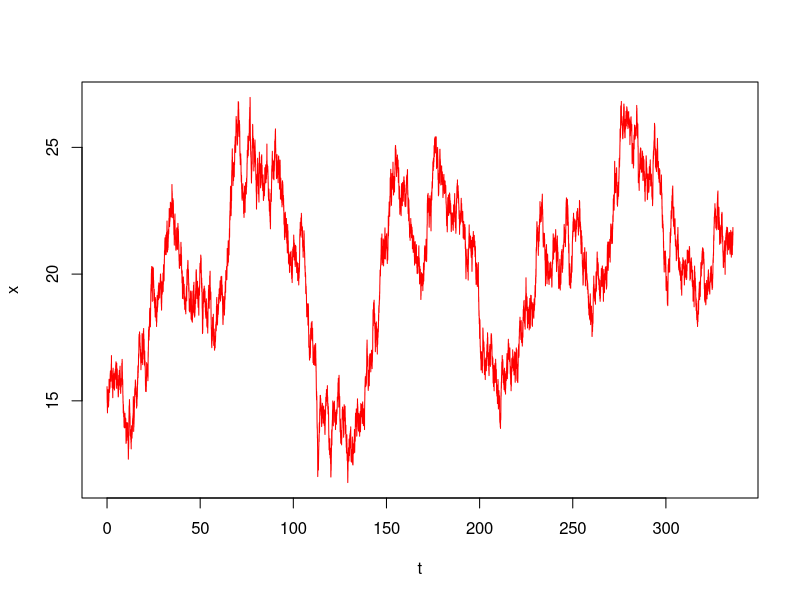
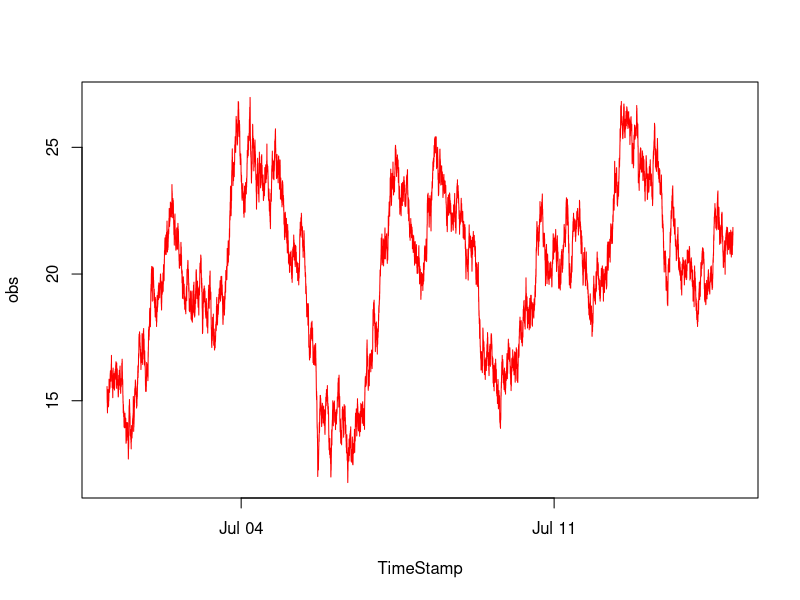
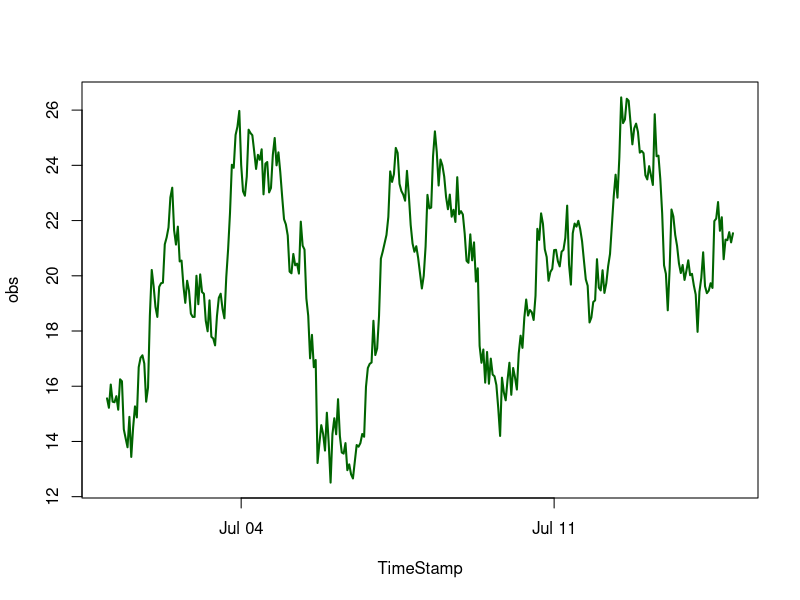
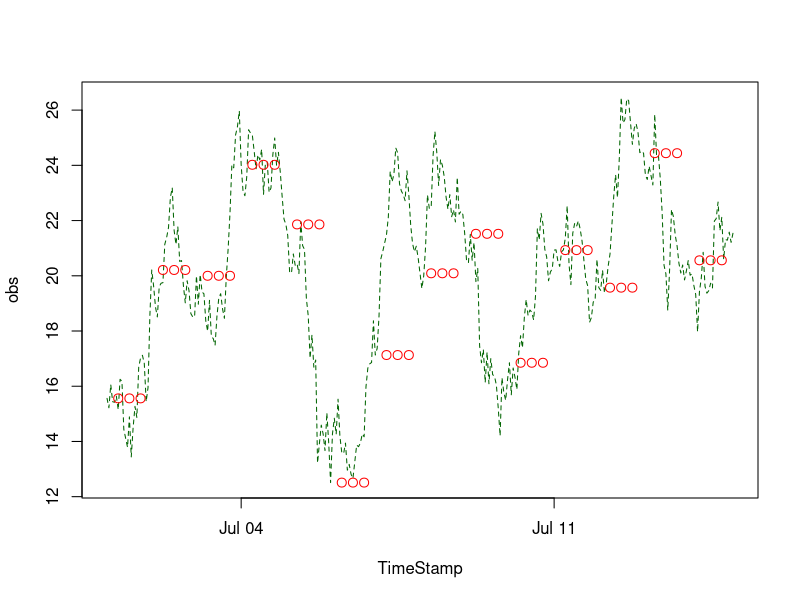
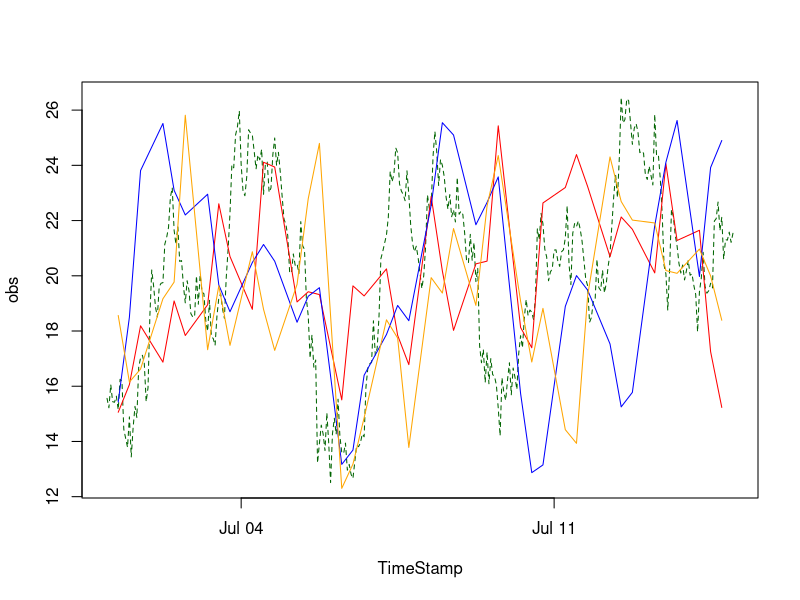
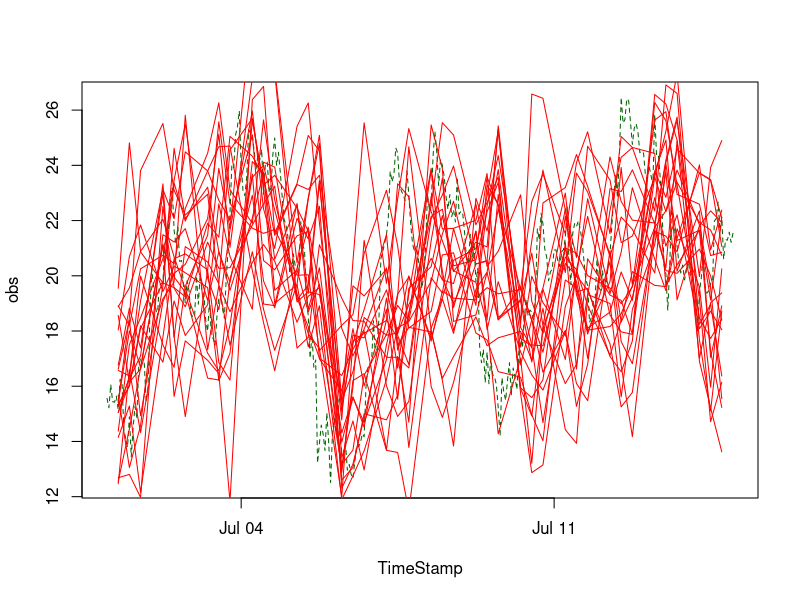
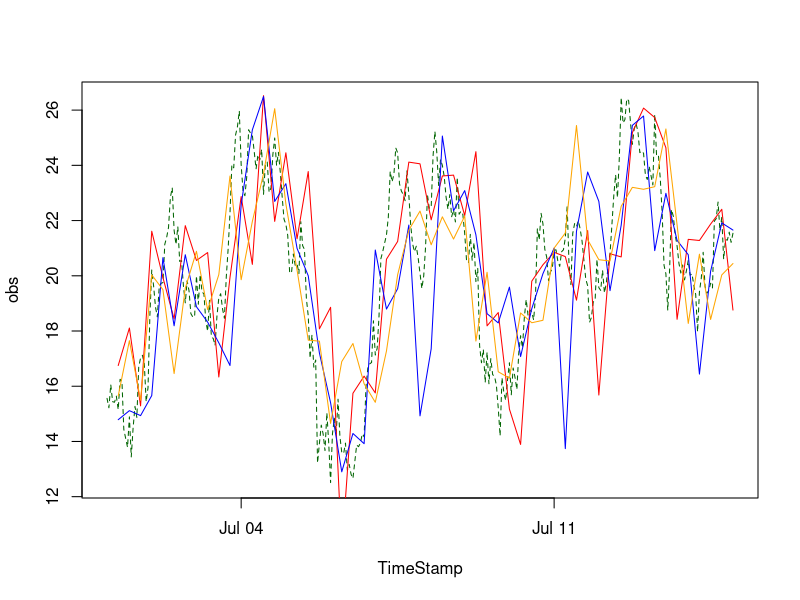
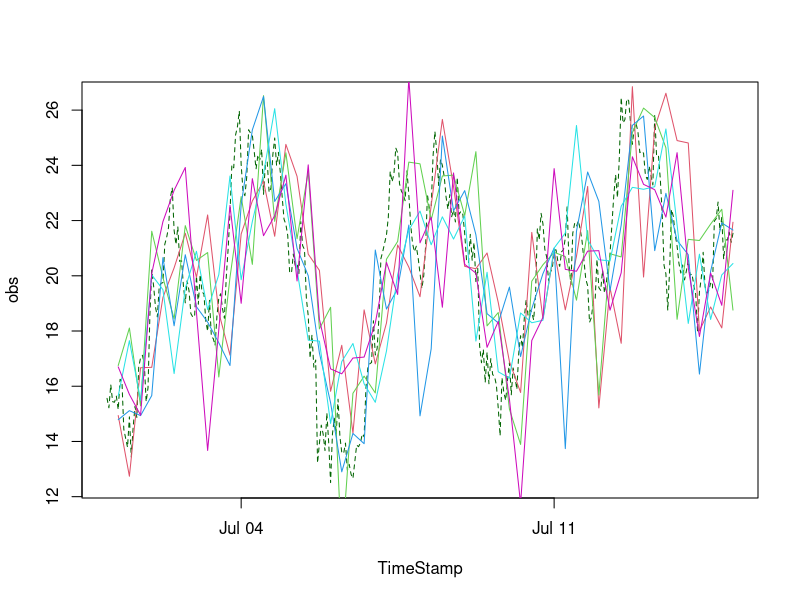

The R source for these figures, in order: (Note: this script raises an error after producing the figures.)
# Datasets for robust testing

# Choose start time
t1 <- as.POSIXct("2022-07-01 00:00",tz="UTC")

# Make a process - geometric brownian motion
set.seed(12)
h <- 1/60 #minutes = 1/60
t <- seq(0,24*14,by=h)
N <- length(t)
r <- 0.05
theta <- 20
x0 <- rnorm(1,theta,sd=3)
x <- rep(x0,N)
dBt <- rnorm(N,0,sqrt(h))
for(i in 2:N){
  x[i] <- x[i-1] + r*(theta-x[i-1])*h + dBt[i]
}
plot(t,x,type="l",col="red")
obs_original <- data.frame(TimeStamp=t1+t*3600,obs=round(x,2))
obs_sampled <- obs_original[seq(1,N,by=1/h),]
plot(obs_original,type="l",col="red")
plot(obs_sampled,type="l",col="dark green",lwd=2)

#write.csv(obs_sampled,"~/Desktop/datagen/jumpydata.csv",row.names=F)

# Forecast times
times <- t1 + 86400*c(0:13)
fc_per_basetime <- 3
nfctot <- length(times)*fc_per_basetime
basetimes <- rep(times,each=fc_per_basetime)
forectimes <- basetimes + 3600*c(6,12,18)

df <- data.frame(BaseTime=basetimes,TimeStamp=forectimes)

# Model 1 - only 1 ensemble member
forecast_data_1 <- df
forecast_data_1$m1 <- sapply(df$BaseTime,function(x){obs_sampled[x==obs_sampled$TimeStamp,]$obs})
head(forecast_data_1)
plot(obs_sampled,type="l",col="dark green",lwd=1,lty=2)
points(forecast_data_1$TimeStamp,forecast_data_1$m1,col="red",cex=1.2)

# Model 2 - true model
forecast_data_2 <- df
m <- 20
max_horizon <- max(df$TimeStamp-df$BaseTime)[[1]]
forecast_data_2 <- cbind(forecast_data_2,matrix(numeric(dim(df)[1]*m),nrow=dim(df)[1]))
colnames(forecast_data_2)[-c(1:2)] <- paste0("m",1:m)
set.seed(5678)
for(i in 1:length(times)){
  
  t_temp <- seq(0,max_horizon,by=h)
  N_temp <- length(t_temp)
  X <- matrix(numeric(m*N_temp),ncol=m)
  X[1,] <- obs_sampled[obs_sampled$TimeStamp==times[i],]$obs
  dBt_temp <- matrix(rnorm(N_temp*m,0,sqrt(h)),ncol=m)
  for(j in 2:N_temp){
    X[j,] <- X[j-1,] + r*(theta-X[j-1,])*h + dBt_temp[j,]
  }
  forecast_data_2[forecast_data_2$BaseTime==times[i],-c(1:2)] <- X[seq(1,N_temp,by=6*60),][-1,]
  
}

head(forecast_data_2)
plot(obs_sampled,type="l",col="dark green",lwd=1,lty=2)
lines(forecast_data_2$TimeStamp,forecast_data_2[,1+2],col="red",cex=1.2)
lines(forecast_data_2$TimeStamp,forecast_data_2[,2+2],col="blue",cex=1.2)
lines(forecast_data_2$TimeStamp,forecast_data_2[,3+2],col="orange",cex=1.2)
plot(obs_sampled,type="l",col="dark green",lwd=1,lty=2)
for(i in 1:20){
  lines(forecast_data_2$TimeStamp,forecast_data_2[,i+2],col="red",cex=1.2)
}

# Model 3 - no BaseTime, true model
forecast_data_3 <- data.frame(TimeStamp=seq(t1,tail(obs_sampled$TimeStamp,1),by=3600*6)[-1])
m <- 5
max_horizon <- 6
forecast_data_3 <- cbind(forecast_data_3,matrix(numeric(dim(df)[1]*4/3*m),nrow=dim(df)[1]*4/3))
colnames(forecast_data_3)[-1] <- paste0("m",1:m)
set.seed(92211)
for(i in 1:dim(forecast_data_3)[1]){
  
  t_temp <- seq(0,max_horizon,by=h)
  N_temp <- length(t_temp)
  X <- matrix(numeric(m*N_temp),ncol=m)
  X[1,] <- obs_sampled[obs_sampled$TimeStamp==(forecast_data_3$TimeStamp[i] - 6*3600),]$obs
  dBt_temp <- matrix(rnorm(N_temp*m,0,sqrt(h)),ncol=m)
  for(j in 2:N_temp){
    X[j,] <- X[j-1,] + r*(theta-X[j-1,])*h + dBt_temp[j,]
  }
  forecast_data_3[i,-c(1)] <- X[N_temp,]
  
}

head(forecast_data_3)
plot(obs_sampled,type="l",col="dark green",lwd=1,lty=2)
lines(forecast_data_3$TimeStamp,forecast_data_3[,1+2],col="red",cex=1.2)
lines(forecast_data_3$TimeStamp,forecast_data_3[,2+2],col="blue",cex=1.2)
lines(forecast_data_3$TimeStamp,forecast_data_3[,3+2],col="orange",cex=1.2)
plot(obs_sampled,type="l",col="dark green",lwd=1,lty=2)
for(i in 2:6){
  lines(forecast_data_3$TimeStamp,forecast_data_3[,i],col=i,cex=1.2)
}

# Model 4 - hindcast SDE
forecast_data_4 <- data.frame(TimeStamp=seq(t1,tail(obs_sampled$TimeStamp,1),by=3600)[-1])
m <- 100
max_horizon <- 1
forecast_data_4 <- cbind(forecast_data_4,matrix(numeric(dim(df)[1]*4/3*m),nrow=dim(df)[1]*4/3))
colnames(forecast_data_4)[-1] <- paste0("m",1:m)
set.seed(92211)
for(i in 1:dim(forecast_data_4)[1]){
  
  t_temp <- seq(0,max_horizon,by=h)
  N_temp <- length(t_temp)
  X <- matrix(numeric(m*N_temp),ncol=m)
  if(i==1){
    X[1,] <- obs_sampled[obs_sampled$TimeStamp==forecast_data_4$TimeStamp[i],]$obs
  }else{
    X[1,] <- as.numeric(forecast_data_4[i-1,-c(1)])
  }
  
  dBt_temp <- matrix(rnorm(N_temp*m,0,sqrt(h)),ncol=m)
  for(j in 2:N_temp){
    X[j,] <- X[j-1,] + 0.3*(obs_original$obs[(i-1)*60 + j-1]-X[j-1,])*h + dBt_temp[j,]
  }
  forecast_data_4[i,-c(1)] <- X[N_temp,]
  
}

head(forecast_data_4)
plot(obs_sampled,type="l",col="dark green",lwd=1,lty=2)
lines(forecast_data_4$TimeStamp,forecast_data_4[,1+2],col="red",cex=1.2)
lines(forecast_data_4$TimeStamp,forecast_data_4[,2+2],col="blue",cex=1.2)
lines(forecast_data_4$TimeStamp,forecast_data_4[,3+2],col="orange",cex=1.2)
plot(obs_sampled,type="l",col="dark green",lwd=1,lty=2)
for(i in 2:(m+1)){
  lines(forecast_data_4$TimeStamp,forecast_data_4[,i],col=i,cex=1.2)
}

# Model 5 - hindcase SDE rescrambled to conceal autocorrelation
forecast_data_5 <- forecast_data_4
for(i in 1:dim(forecast_data_5)[1]){
  u <- sample(1:m,replace=F)
  forecast_data_5[i,-c(1)] <- forecast_data_4[,-c(1)][i,u]
}

jumpdata_forecasts <- list(forecasts=list(Model1=forecast_data_1,
                                          Model2=forecast_data_2,
                                          Model3=forecast_data_3,
                                          Model4=forecast_data_4,
                                          Model5=forecast_data_5),
                           observations=obs_sampled)

save(jumpdata_forecasts,file="~/Desktop/datagen/jumpdata_004.rda")
